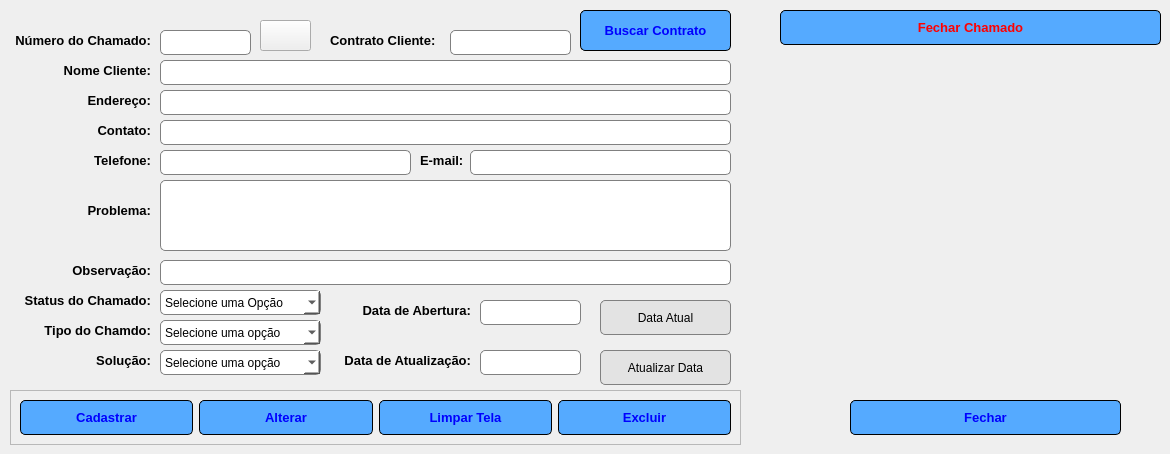
   <widget class="QWidget" name="tab_cadastro_chamado">
    <attribute name="icon">
     <iconset>
      <normaloff>_img/cadastro.png</normaloff>_img/cadastro.png</iconset>
    </attribute>
    <attribute name="title">
     <string>Cadastro de Chamados</string>
    </attribute>
    <widget class="QLabel" name="label">
     <property name="geometry">
      <rect>
       <x>10</x>
       <y>30</y>
       <width>141</width>
       <height>21</height>
      </rect>
     </property>
     <property name="font">
      <font>
       <pointsize>10</pointsize>
       <weight>75</weight>
       <bold>true</bold>
      </font>
     </property>
     <property name="text">
      <string>Número do Chamado:</string>
     </property>
     <property name="alignment">
      <set>Qt::AlignRight|Qt::AlignTrailing|Qt::AlignVCenter</set>
     </property>
    </widget>
    <widget class="QLineEdit" name="txt_numero_chamado">
     <property name="enabled">
      <bool>true</bool>
     </property>
     <property name="geometry">
      <rect>
       <x>160</x>
       <y>30</y>
       <width>91</width>
       <height>25</height>
      </rect>
     </property>
     <property name="minimumSize">
      <size>
       <width>0</width>
       <height>25</height>
      </size>
     </property>
     <property name="styleSheet">
      <string notr="true">border-radius: 5px;
background-color: rgb(255, 255, 255);
border: 1px solid gray</string>
     </property>
    </widget>
    <widget class="QLabel" name="label_2">
     <property name="geometry">
      <rect>
       <x>330</x>
       <y>30</y>
       <width>121</width>
       <height>21</height>
      </rect>
     </property>
     <property name="font">
      <font>
       <pointsize>10</pointsize>
       <weight>75</weight>
       <bold>true</bold>
      </font>
     </property>
     <property name="text">
      <string>Contrato Cliente:</string>
     </property>
    </widget>
    <widget class="QLineEdit" name="txt_numero_contrato">
     <property name="geometry">
      <rect>
       <x>450</x>
       <y>30</y>
       <width>121</width>
       <height>25</height>
      </rect>
     </property>
     <property name="minimumSize">
      <size>
       <width>0</width>
       <height>25</height>
      </size>
     </property>
     <property name="styleSheet">
      <string notr="true">border-radius: 5px;
background-color: rgb(255, 255, 255);
border: 1px solid gray</string>
     </property>
    </widget>
    <widget class="QPushButton" name="btn_buscar_contrato">
     <property name="geometry">
      <rect>
       <x>580</x>
       <y>10</y>
       <width>151</width>
       <height>41</height>
      </rect>
     </property>
     <property name="minimumSize">
      <size>
       <width>0</width>
       <height>25</height>
      </size>
     </property>
     <property name="font">
      <font>
       <pointsize>10</pointsize>
       <weight>75</weight>
       <bold>true</bold>
      </font>
     </property>
     <property name="styleSheet">
      <string notr="true">QPushButton{
	background-color: rgb(85, 170, 255);
	color: rgb(0, 0, 255);
	border-radius: 5px;
	border: 1px solid
}
QPushButton:hover{
	
	color: rgb(85, 170, 255);
	background-color: rgb(0, 0, 255);
	border: solid 5p
}</string>
     </property>
     <property name="text">
      <string>Buscar Contrato</string>
     </property>
     <property name="icon">
      <iconset>
       <normaloff>_img/contrato.png</normaloff>_img/contrato.png</iconset>
     </property>
     <property name="iconSize">
      <size>
       <width>24</width>
       <height>24</height>
      </size>
     </property>
    </widget>
    <widget class="QLabel" name="label_3">
     <property name="geometry">
      <rect>
       <x>60</x>
       <y>60</y>
       <width>91</width>
       <height>21</height>
      </rect>
     </property>
     <property name="font">
      <font>
       <pointsize>10</pointsize>
       <weight>75</weight>
       <bold>true</bold>
      </font>
     </property>
     <property name="text">
      <string>Nome Cliente:</string>
     </property>
     <property name="alignment">
      <set>Qt::AlignRight|Qt::AlignTrailing|Qt::AlignVCenter</set>
     </property>
    </widget>
    <widget class="QLineEdit" name="txt_nome_cliente">
     <property name="enabled">
      <bool>false</bool>
     </property>
     <property name="geometry">
      <rect>
       <x>160</x>
       <y>60</y>
       <width>571</width>
       <height>25</height>
      </rect>
     </property>
     <property name="minimumSize">
      <size>
       <width>0</width>
       <height>25</height>
      </size>
     </property>
     <property name="styleSheet">
      <string notr="true">border-radius: 5px;
background-color: rgb(255, 255, 255);
border: 1px solid gray</string>
     </property>
    </widget>
    <widget class="QLabel" name="label_4">
     <property name="geometry">
      <rect>
       <x>80</x>
       <y>90</y>
       <width>71</width>
       <height>21</height>
      </rect>
     </property>
     <property name="font">
      <font>
       <pointsize>10</pointsize>
       <weight>75</weight>
       <bold>true</bold>
      </font>
     </property>
     <property name="text">
      <string>Endereço:</string>
     </property>
     <property name="alignment">
      <set>Qt::AlignRight|Qt::AlignTrailing|Qt::AlignVCenter</set>
     </property>
    </widget>
    <widget class="QLineEdit" name="txt_endereco">
     <property name="enabled">
      <bool>false</bool>
     </property>
     <property name="geometry">
      <rect>
       <x>160</x>
       <y>90</y>
       <width>571</width>
       <height>25</height>
      </rect>
     </property>
     <property name="minimumSize">
      <size>
       <width>0</width>
       <height>25</height>
      </size>
     </property>
     <property name="styleSheet">
      <string notr="true">border-radius: 5px;
background-color: rgb(255, 255, 255);
border: 1px solid gray</string>
     </property>
    </widget>
    <widget class="QLabel" name="label_5">
     <property name="geometry">
      <rect>
       <x>90</x>
       <y>120</y>
       <width>61</width>
       <height>21</height>
      </rect>
     </property>
     <property name="font">
      <font>
       <pointsize>10</pointsize>
       <weight>75</weight>
       <bold>true</bold>
      </font>
     </property>
     <property name="text">
      <string>Contato:</string>
     </property>
     <property name="alignment">
      <set>Qt::AlignRight|Qt::AlignTrailing|Qt::AlignVCenter</set>
     </property>
    </widget>
    <widget class="QLineEdit" name="txt_contato">
     <property name="enabled">
      <bool>false</bool>
     </property>
     <property name="geometry">
      <rect>
       <x>160</x>
       <y>120</y>
       <width>571</width>
       <height>25</height>
      </rect>
     </property>
     <property name="minimumSize">
      <size>
       <width>0</width>
       <height>25</height>
      </size>
     </property>
     <property name="styleSheet">
      <string notr="true">border-radius: 5px;
background-color: rgb(255, 255, 255);
border: 1px solid gray</string>
     </property>
    </widget>
    <widget class="QLabel" name="label_6">
     <property name="geometry">
      <rect>
       <x>90</x>
       <y>150</y>
       <width>61</width>
       <height>21</height>
      </rect>
     </property>
     <property name="font">
      <font>
       <pointsize>10</pointsize>
       <weight>75</weight>
       <bold>true</bold>
      </font>
     </property>
     <property name="text">
      <string>Telefone:</string>
     </property>
     <property name="alignment">
      <set>Qt::AlignRight|Qt::AlignTrailing|Qt::AlignVCenter</set>
     </property>
    </widget>
    <widget class="QLineEdit" name="txt_telefone">
     <property name="enabled">
      <bool>true</bool>
     </property>
     <property name="geometry">
      <rect>
       <x>160</x>
       <y>150</y>
       <width>251</width>
       <height>25</height>
      </rect>
     </property>
     <property name="minimumSize">
      <size>
       <width>0</width>
       <height>25</height>
      </size>
     </property>
     <property name="styleSheet">
      <string notr="true">border-radius: 5px;
background-color: rgb(255, 255, 255);
border: 1px solid gray</string>
     </property>
    </widget>
    <widget class="QLabel" name="label_7">
     <property name="geometry">
      <rect>
       <x>420</x>
       <y>150</y>
       <width>47</width>
       <height>21</height>
      </rect>
     </property>
     <property name="font">
      <font>
       <pointsize>10</pointsize>
       <weight>75</weight>
       <bold>true</bold>
      </font>
     </property>
     <property name="text">
      <string>E-mail:</string>
     </property>
    </widget>
    <widget class="QLineEdit" name="txt_email">
     <property name="enabled">
      <bool>true</bool>
     </property>
     <property name="geometry">
      <rect>
       <x>470</x>
       <y>150</y>
       <width>261</width>
       <height>25</height>
      </rect>
     </property>
     <property name="minimumSize">
      <size>
       <width>0</width>
       <height>25</height>
      </size>
     </property>
     <property name="styleSheet">
      <string notr="true">border-radius: 5px;
background-color: rgb(255, 255, 255);
border: 1px solid gray</string>
     </property>
    </widget>
    <widget class="QLabel" name="label_8">
     <property name="geometry">
      <rect>
       <x>80</x>
       <y>200</y>
       <width>71</width>
       <height>21</height>
      </rect>
     </property>
     <property name="font">
      <font>
       <pointsize>10</pointsize>
       <weight>75</weight>
       <bold>true</bold>
      </font>
     </property>
     <property name="text">
      <string>Problema:</string>
     </property>
     <property name="alignment">
      <set>Qt::AlignRight|Qt::AlignTrailing|Qt::AlignVCenter</set>
     </property>
    </widget>
    <widget class="QLabel" name="label_9">
     <property name="geometry">
      <rect>
       <x>60</x>
       <y>260</y>
       <width>91</width>
       <height>21</height>
      </rect>
     </property>
     <property name="font">
      <font>
       <pointsize>10</pointsize>
       <weight>75</weight>
       <bold>true</bold>
      </font>
     </property>
     <property name="text">
      <string>Observação:</string>
     </property>
     <property name="alignment">
      <set>Qt::AlignRight|Qt::AlignTrailing|Qt::AlignVCenter</set>
     </property>
    </widget>
    <widget class="QLineEdit" name="txt_observacao">
     <property name="geometry">
      <rect>
       <x>160</x>
       <y>260</y>
       <width>571</width>
       <height>25</height>
      </rect>
     </property>
     <property name="minimumSize">
      <size>
       <width>0</width>
       <height>25</height>
      </size>
     </property>
     <property name="styleSheet">
      <string notr="true">border-radius: 5px;
background-color: rgb(255, 255, 255);
border: 1px solid gray</string>
     </property>
    </widget>
    <widget class="QLabel" name="label_10">
     <property name="geometry">
      <rect>
       <x>20</x>
       <y>290</y>
       <width>131</width>
       <height>21</height>
      </rect>
     </property>
     <property name="font">
      <font>
       <pointsize>10</pointsize>
       <weight>75</weight>
       <bold>true</bold>
      </font>
     </property>
     <property name="text">
      <string>Status do Chamado:</string>
     </property>
     <property name="alignment">
      <set>Qt::AlignRight|Qt::AlignTrailing|Qt::AlignVCenter</set>
     </property>
    </widget>
    <widget class="QComboBox" name="Combo_status_chamado">
     <property name="geometry">
      <rect>
       <x>160</x>
       <y>290</y>
       <width>161</width>
       <height>25</height>
      </rect>
     </property>
     <property name="minimumSize">
      <size>
       <width>0</width>
       <height>25</height>
      </size>
     </property>
     <property name="styleSheet">
      <string notr="true">border-radius: 5px;
background-color: rgb(255, 255, 255);
border: 1px solid gray</string>
     </property>
     <item>
      <property name="text">
       <string>Selecione uma Opção</string>
      </property>
     </item>
     <item>
      <property name="text">
       <string>Aberto</string>
      </property>
     </item>
     <item>
      <property name="text">
       <string>Em atendimento</string>
      </property>
     </item>
    </widget>
    <widget class="QLabel" name="label_11">
     <property name="geometry">
      <rect>
       <x>40</x>
       <y>320</y>
       <width>111</width>
       <height>21</height>
      </rect>
     </property>
     <property name="font">
      <font>
       <pointsize>10</pointsize>
       <weight>75</weight>
       <bold>true</bold>
      </font>
     </property>
     <property name="text">
      <string>Tipo do Chamdo:</string>
     </property>
     <property name="alignment">
      <set>Qt::AlignRight|Qt::AlignTrailing|Qt::AlignVCenter</set>
     </property>
    </widget>
    <widget class="QComboBox" name="combo_tipo_chamado">
     <property name="geometry">
      <rect>
       <x>160</x>
       <y>320</y>
       <width>161</width>
       <height>25</height>
      </rect>
     </property>
     <property name="minimumSize">
      <size>
       <width>0</width>
       <height>25</height>
      </size>
     </property>
     <property name="styleSheet">
      <string notr="true">border-radius: 5px;
background-color: rgb(255, 255, 255);
border: 1px solid gray</string>
     </property>
     <item>
      <property name="text">
       <string>Selecione uma opção</string>
      </property>
     </item>
     <item>
      <property name="text">
       <string>Incidente</string>
      </property>
     </item>
     <item>
      <property name="text">
       <string>Cobrança</string>
      </property>
     </item>
     <item>
      <property name="text">
       <string>Dúvida</string>
      </property>
     </item>
    </widget>
    <widget class="QLabel" name="label_12">
     <property name="geometry">
      <rect>
       <x>90</x>
       <y>350</y>
       <width>61</width>
       <height>21</height>
      </rect>
     </property>
     <property name="font">
      <font>
       <pointsize>10</pointsize>
       <weight>75</weight>
       <bold>true</bold>
      </font>
     </property>
     <property name="text">
      <string>Solução:</string>
     </property>
     <property name="alignment">
      <set>Qt::AlignRight|Qt::AlignTrailing|Qt::AlignVCenter</set>
     </property>
    </widget>
    <widget class="QComboBox" name="combo_solucao">
     <property name="geometry">
      <rect>
       <x>160</x>
       <y>350</y>
       <width>161</width>
       <height>25</height>
      </rect>
     </property>
     <property name="minimumSize">
      <size>
       <width>0</width>
       <height>25</height>
      </size>
     </property>
     <property name="styleSheet">
      <string notr="true">border-radius: 5px;
background-color: rgb(255, 255, 255);
border: 1px solid gray</string>
     </property>
     <item>
      <property name="text">
       <string>Selecione uma opção</string>
      </property>
     </item>
    </widget>
    <widget class="QLabel" name="label_13">
     <property name="geometry">
      <rect>
       <x>340</x>
       <y>300</y>
       <width>131</width>
       <height>21</height>
      </rect>
     </property>
     <property name="font">
      <font>
       <pointsize>10</pointsize>
       <weight>75</weight>
       <bold>true</bold>
      </font>
     </property>
     <property name="text">
      <string>Data de Abertura:</string>
     </property>
     <property name="alignment">
      <set>Qt::AlignRight|Qt::AlignTrailing|Qt::AlignVCenter</set>
     </property>
    </widget>
    <widget class="QLineEdit" name="txt_data_abertura">
     <property name="enabled">
      <bool>false</bool>
     </property>
     <property name="geometry">
      <rect>
       <x>480</x>
       <y>300</y>
       <width>101</width>
       <height>25</height>
      </rect>
     </property>
     <property name="minimumSize">
      <size>
       <width>0</width>
       <height>25</height>
      </size>
     </property>
     <property name="styleSheet">
      <string notr="true">border-radius: 5px;
background-color: rgb(255, 255, 255);
border: 1px solid gray</string>
     </property>
     <property name="inputMask">
      <string/>
     </property>
    </widget>
    <widget class="QLabel" name="label_14">
     <property name="geometry">
      <rect>
       <x>330</x>
       <y>350</y>
       <width>141</width>
       <height>21</height>
      </rect>
     </property>
     <property name="font">
      <font>
       <pointsize>10</pointsize>
       <weight>75</weight>
       <bold>true</bold>
      </font>
     </property>
     <property name="text">
      <string>Data de Atualização:</string>
     </property>
     <property name="alignment">
      <set>Qt::AlignRight|Qt::AlignTrailing|Qt::AlignVCenter</set>
     </property>
    </widget>
    <widget class="QLineEdit" name="txt_data_atualizacao">
     <property name="enabled">
      <bool>false</bool>
     </property>
     <property name="geometry">
      <rect>
       <x>480</x>
       <y>350</y>
       <width>101</width>
       <height>25</height>
      </rect>
     </property>
     <property name="minimumSize">
      <size>
       <width>0</width>
       <height>25</height>
      </size>
     </property>
     <property name="styleSheet">
      <string notr="true">border-radius: 5px;
background-color: rgb(255, 255, 255);
border: 1px solid gray</string>
     </property>
     <property name="inputMask">
      <string/>
     </property>
    </widget>
    <widget class="QPushButton" name="btn_atualizar_data_abertura">
     <property name="geometry">
      <rect>
       <x>600</x>
       <y>300</y>
       <width>131</width>
       <height>35</height>
      </rect>
     </property>
     <property name="minimumSize">
      <size>
       <width>0</width>
       <height>35</height>
      </size>
     </property>
     <property name="styleSheet">
      <string notr="true">border-radius: 5px;
border: 1px solid gray;
background-color: rgb(227, 227, 227);</string>
     </property>
     <property name="text">
      <string>Data Atual</string>
     </property>
     <property name="icon">
      <iconset>
       <normaloff>_img/calendario.png</normaloff>_img/calendario.png</iconset>
     </property>
     <property name="iconSize">
      <size>
       <width>24</width>
       <height>24</height>
      </size>
     </property>
    </widget>
    <widget class="QPushButton" name="btn_atualizar_data">
     <property name="geometry">
      <rect>
       <x>600</x>
       <y>350</y>
       <width>131</width>
       <height>35</height>
      </rect>
     </property>
     <property name="minimumSize">
      <size>
       <width>0</width>
       <height>35</height>
      </size>
     </property>
     <property name="styleSheet">
      <string notr="true">border-radius: 5px;
border: 1px solid gray;
background-color: rgb(227, 227, 227);</string>
     </property>
     <property name="text">
      <string>Atualizar Data</string>
     </property>
     <property name="icon">
      <iconset>
       <normaloff>_img/calendario.png</normaloff>_img/calendario.png</iconset>
     </property>
     <property name="iconSize">
      <size>
       <width>24</width>
       <height>24</height>
      </size>
     </property>
    </widget>
    <widget class="QFrame" name="frame_2">
     <property name="geometry">
      <rect>
       <x>10</x>
       <y>390</y>
       <width>731</width>
       <height>55</height>
      </rect>
     </property>
     <property name="frameShape">
      <enum>QFrame::StyledPanel</enum>
     </property>
     <property name="frameShadow">
      <enum>QFrame::Raised</enum>
     </property>
     <layout class="QHBoxLayout" name="horizontalLayout">
      <item>
       <widget class="QPushButton" name="btn_cadastrar">
        <property name="minimumSize">
         <size>
          <width>0</width>
          <height>35</height>
         </size>
        </property>
        <property name="font">
         <font>
          <pointsize>10</pointsize>
          <weight>75</weight>
          <bold>true</bold>
         </font>
        </property>
        <property name="styleSheet">
         <string notr="true">QPushButton{
	background-color: rgb(85, 170, 255);
	color: rgb(0, 0, 255);
	border-radius: 5px;
	border: 1px solid
}
QPushButton:hover{
	
	color: rgb(85, 170, 255);
	background-color: rgb(0, 0, 255);
	border: solid 5p
}</string>
        </property>
        <property name="text">
         <string>Cadastrar</string>
        </property>
        <property name="icon">
         <iconset>
          <normaloff>_img/cadastro.png</normaloff>_img/cadastro.png</iconset>
        </property>
        <property name="iconSize">
         <size>
          <width>24</width>
          <height>24</height>
         </size>
        </property>
       </widget>
      </item>
      <item>
       <widget class="QPushButton" name="btn_alterar">
        <property name="minimumSize">
         <size>
          <width>0</width>
          <height>35</height>
         </size>
        </property>
        <property name="font">
         <font>
          <pointsize>10</pointsize>
          <weight>75</weight>
          <bold>true</bold>
         </font>
        </property>
        <property name="styleSheet">
         <string notr="true">QPushButton{
	background-color: rgb(85, 170, 255);
	color: rgb(0, 0, 255);
	border-radius: 5px;
	border: 1px solid
}
QPushButton:hover{
	
	color: rgb(85, 170, 255);
	background-color: rgb(0, 0, 255);
	border: solid 5p
}</string>
        </property>
        <property name="text">
         <string>Alterar</string>
        </property>
        <property name="icon">
         <iconset>
          <normaloff>_img/alterar.png</normaloff>_img/alterar.png</iconset>
        </property>
        <property name="iconSize">
         <size>
          <width>24</width>
          <height>24</height>
         </size>
        </property>
       </widget>
      </item>
      <item>
       <widget class="QPushButton" name="btn_limpar_tela">
        <property name="minimumSize">
         <size>
          <width>0</width>
          <height>35</height>
         </size>
        </property>
        <property name="font">
         <font>
          <pointsize>10</pointsize>
          <weight>75</weight>
          <bold>true</bold>
         </font>
        </property>
        <property name="styleSheet">
         <string notr="true">QPushButton{
	background-color: rgb(85, 170, 255);
	color: rgb(0, 0, 255);
	border-radius: 5px;
	border: 1px solid
}
QPushButton:hover{
	
	color: rgb(85, 170, 255);
	background-color: rgb(0, 0, 255);
	border: solid 5p
}</string>
        </property>
        <property name="text">
         <string>Limpar Tela</string>
        </property>
        <property name="icon">
         <iconset>
          <normaloff>_img/limpar.png</normaloff>_img/limpar.png</iconset>
        </property>
        <property name="iconSize">
         <size>
          <width>24</width>
          <height>24</height>
         </size>
        </property>
       </widget>
      </item>
      <item>
       <widget class="QPushButton" name="btn_excluir">
        <property name="minimumSize">
         <size>
          <width>0</width>
          <height>35</height>
         </size>
        </property>
        <property name="font">
         <font>
          <pointsize>10</pointsize>
          <weight>75</weight>
          <bold>true</bold>
         </font>
        </property>
        <property name="styleSheet">
         <string notr="true">QPushButton{
	background-color: rgb(85, 170, 255);
	color: rgb(0, 0, 255);
	border-radius: 5px;
	border: 1px solid
}
QPushButton:hover{
	
	color: rgb(85, 170, 255);
	background-color: rgb(0, 0, 255);
	border: solid 5p
}</string>
        </property>
        <property name="text">
         <string>Excluir</string>
        </property>
        <property name="icon">
         <iconset>
          <normaloff>_img/excluir.png</normaloff>_img/excluir.png</iconset>
        </property>
        <property name="iconSize">
         <size>
          <width>24</width>
          <height>24</height>
         </size>
        </property>
       </widget>
      </item>
     </layout>
    </widget>
    <widget class="QPushButton" name="btn_fechar_chamado">
     <property name="geometry">
      <rect>
       <x>780</x>
       <y>10</y>
       <width>381</width>
       <height>35</height>
      </rect>
     </property>
     <property name="minimumSize">
      <size>
       <width>0</width>
       <height>35</height>
      </size>
     </property>
     <property name="font">
      <font>
       <pointsize>10</pointsize>
       <weight>75</weight>
       <bold>true</bold>
      </font>
     </property>
     <property name="styleSheet">
      <string notr="true">QPushButton{
	background-color: rgb(85, 170, 255);
	
	color: rgb(255, 0, 0);
	border-radius: 5px;
	border: 1px solid
}
QPushButton:hover{
	
	color: rgb(85, 170, 255);
	background-color: rgb(0, 0, 255);
	border: solid 5p
}</string>
     </property>
     <property name="text">
      <string>Fechar Chamado</string>
     </property>
     <property name="icon">
      <iconset>
       <normaloff>_img/fechar_chamado.png</normaloff>_img/fechar_chamado.png</iconset>
     </property>
     <property name="iconSize">
      <size>
       <width>24</width>
       <height>24</height>
      </size>
     </property>
    </widget>
    <widget class="QPushButton" name="btn_fechar_tela">
     <property name="geometry">
      <rect>
       <x>850</x>
       <y>400</y>
       <width>271</width>
       <height>35</height>
      </rect>
     </property>
     <property name="minimumSize">
      <size>
       <width>0</width>
       <height>35</height>
      </size>
     </property>
     <property name="font">
      <font>
       <pointsize>10</pointsize>
       <weight>75</weight>
       <bold>true</bold>
      </font>
     </property>
     <property name="styleSheet">
      <string notr="true">QPushButton{
	background-color: rgb(85, 170, 255);
	color: rgb(0, 0, 255);
	border-radius: 5px;
	border: 1px solid
}
QPushButton:hover{
	
	color: rgb(85, 170, 255);
	background-color: rgb(0, 0, 255);
	border: solid 5p
}</string>
     </property>
     <property name="text">
      <string>Fechar</string>
     </property>
     <property name="icon">
      <iconset>
       <normaloff>_img/sair.png</normaloff>_img/sair.png</iconset>
     </property>
     <property name="iconSize">
      <size>
       <width>24</width>
       <height>24</height>
      </size>
     </property>
    </widget>
    <widget class="QLabel" name="label_16">
     <property name="geometry">
      <rect>
       <x>760</x>
       <y>70</y>
       <width>401</width>
       <height>281</height>
      </rect>
     </property>
     <property name="text">
      <string/>
     </property>
     <property name="pixmap">
      <pixmap>_img/img_chamado.png</pixmap>
     </property>
    </widget>
    <widget class="QTextEdit" name="txt_problema">
     <property name="geometry">
      <rect>
       <x>160</x>
       <y>180</y>
       <width>571</width>
       <height>71</height>
      </rect>
     </property>
     <property name="styleSheet">
      <string notr="true">border-radius: 5px;
background-color: rgb(255, 255, 255);
border: 1px solid gray</string>
     </property>
    </widget>
    <widget class="QPushButton" name="pushButton">
     <property name="geometry">
      <rect>
       <x>260</x>
       <y>20</y>
       <width>51</width>
       <height>31</height>
      </rect>
     </property>
     <property name="text">
      <string/>
     </property>
     <property name="icon">
      <iconset>
       <normaloff>_img/carregar_web.png</normaloff>_img/carregar_web.png</iconset>
     </property>
     <property name="iconSize">
      <size>
       <width>24</width>
       <height>24</height>
      </size>
     </property>
    </widget>
   </widget>
